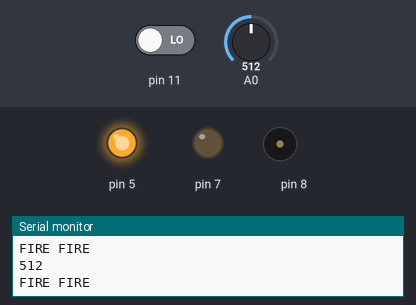
Bench run of a sketch on a simulated Arduino Uno, built with avr-gcc and run on an emulated ATmega328P. On the bench: output pins drawn as LEDs (lit = HIGH), buzzer (waves = sounding), the last lines printed to the serial monitor. The test bench sets the inputs (shaded band); at power-on: A0 = 512, pin 11 LOW.

Above: at 1.3 s.
1.4 s: A0 set to 209
4.4 s: A0 set to 183
At 4.8 s:
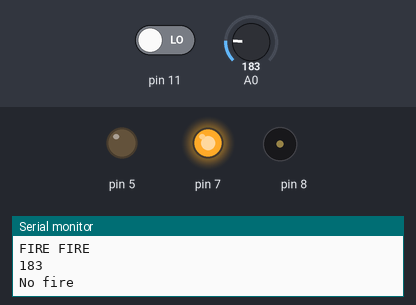
Timing chart, 0 to 7.4 s (numbered marks = the images above; inputs shaded):
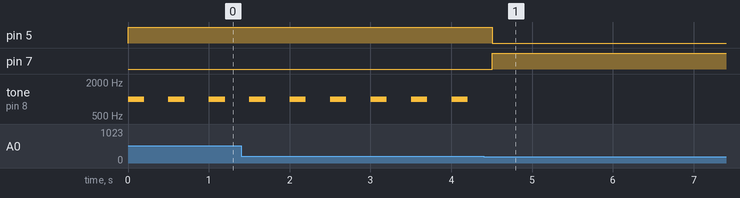

Measured:
- the behaviour switches between 200 and 199 on A0 (found by bisection; images 0 and 1)
- after the input at 4.4 s, pin 5: HIGH → LOW after 0.10 s; pin 7: LOW → HIGH after 0.10 s; tone on pin 8: stops changing and stays silent
- by itself, tone on pin 8: alternates 1000 Hz for 0.20 s and silent for 0.30 s

The sketch:

code.ino
```cpp
void setup() {
  pinMode(5,OUTPUT);
  pinMode(7,OUTPUT);
  pinMode(8,OUTPUT);
  //pinMode(11,INPUT_PULLUP);
  Serial.begin(9600);
}

void loop() {
  int light = analogRead(A0);
  int sound = digitalRead(11);
  Serial.println(light);
  //Serial.println(sound);
  if(light>=200){
    Serial.println("FIRE FIRE");
    digitalWrite(5,HIGH);
    digitalWrite(7,LOW);
    tone(8,1000,200);
 }
  else{
    Serial.println("No fire");
    digitalWrite(5,LOW);
    digitalWrite(7,HIGH);
    noTone(8);

}

  delay(500);


}
```
